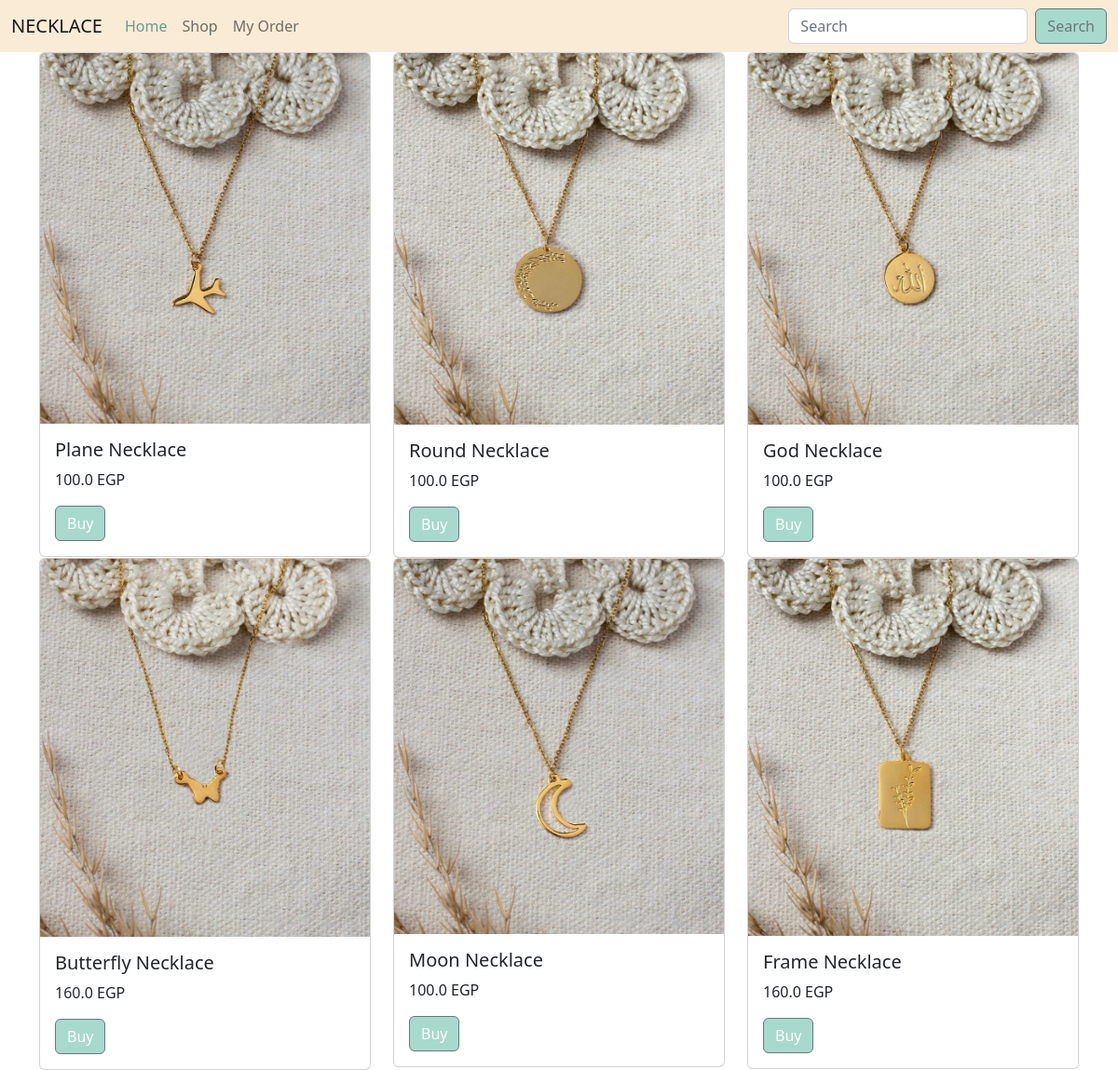
Page /shop on the committed database.
### tables this page shows
CREATE TABLE products (
    productid INTEGER PRIMARY KEY AUTOINCREMENT,
    productname TEXT,
    price FLOAT,
    imagefile TEXT);

### main.py (the view, shortened to what this page needs)
@app.route("/shop",methods=('GET','POST'))
def shop_page():
     con=get_db().cursor()
     con.execute("select * from products;")
     products=con.fetchall()
     con.close()
     return render_template('shop_page.html', products=products)

### database.py (called while the page is built)
def get_db():
    connect=sqlite3.connect("mydatabase.sqlite", detect_types=sqlite3.PARSE_DECLTYPES)
    connect.row_factory = sqlite3.Row
    return connect

### templates/shop_page.html (shortened to what this page needs)
{% extends 'base.html' %}
{% block content %}
<div class="container">
  <div class="row">
      {% for product in products %}
      <div class="col-4">
        <div class="card">
          <img src="{{url_for('static',filename='uploads/'+product.imagefile)}}" class="card-img-top" alt="...">
          <div class="card-body">
            <h5 class="card-title">{{product.productname}}</h5>
            <p class="card-text">{{product.price}} EGP</p>
            <form method="POST">
              <button type="submit"  name="productid" value="{{product.productid}}" class="btn btn-secondary" style="background-color:rgb(167, 218, 204);">Buy</button>
            </form>
          </div>
        </div>
      </div>
      {% endfor %}
  </div>
</div>
{% endblock %}

### templates/base.html (shortened to what this page needs)
<!DOCTYPE html>
<html lang="en">
<head>
    <link rel="stylesheet" href="{{url_for('static',filename='css/bootstrap.min.css')}}">
</head>
<body>
  <nav class="navbar navbar-expand-lg" style="background-color:antiquewhite;">
    <div class="container-fluid">
      <a class="navbar-brand" href="{{url_for('home_page')}}">NECKLACE</a>
      <div class="collapse navbar-collapse" id="navbarSupportedContent">
        <ul class="navbar-nav me-auto mb-2 mb-lg-0">
          <li class="nav-item">
            <a class="nav-link active" style="color:rgb(103, 156, 142);" aria-current="page" href="{{url_for('home_page')}}">Home</a>
          </li>
          <li class="nav-item">
            <a class="nav-link" href="{{url_for('shop_page')}}">Shop</a>
          </li>
          <li class="nav-item">
            <a class="nav-link" href="{{url_for('list_orders')}}">My Order</a>
          </li>
        </ul>
        <form class="d-flex" role="search" method="post" action="{{url_for('search_page')}}">
          <input class="form-control me-2" name="search" type="search" placeholder="Search" aria-label="Search">
          <button class="btn btn-outline-secondary" style="background-color:rgb(167, 218, 204);" type="submit" value="search_button">Search</button>
        </form>
      </div>
    </div>
  </nav>
    {% block content %}
    {% endblock %}
</body>
</html>

### rows in the picture
products: imagefile (picture), productname "Plane Necklace", price "100.0", {{ product.productid }} 1 (drawn)
products: imagefile (picture), productname "Round Necklace", price "100.0", {{ product.productid }} 3 (drawn)
products: imagefile (picture), productname "God Necklace", price "100.0", {{ product.productid }} 4 (drawn)
products: imagefile (picture), productname "Butterfly Necklace", price "160.0", {{ product.productid }} 5 (drawn)
products: imagefile (picture), productname "Moon Necklace", price "100.0", {{ product.productid }} 7 (drawn)
products: imagefile (picture), productname "Frame Necklace", price "160.0", {{ product.productid }} 11 (drawn)
